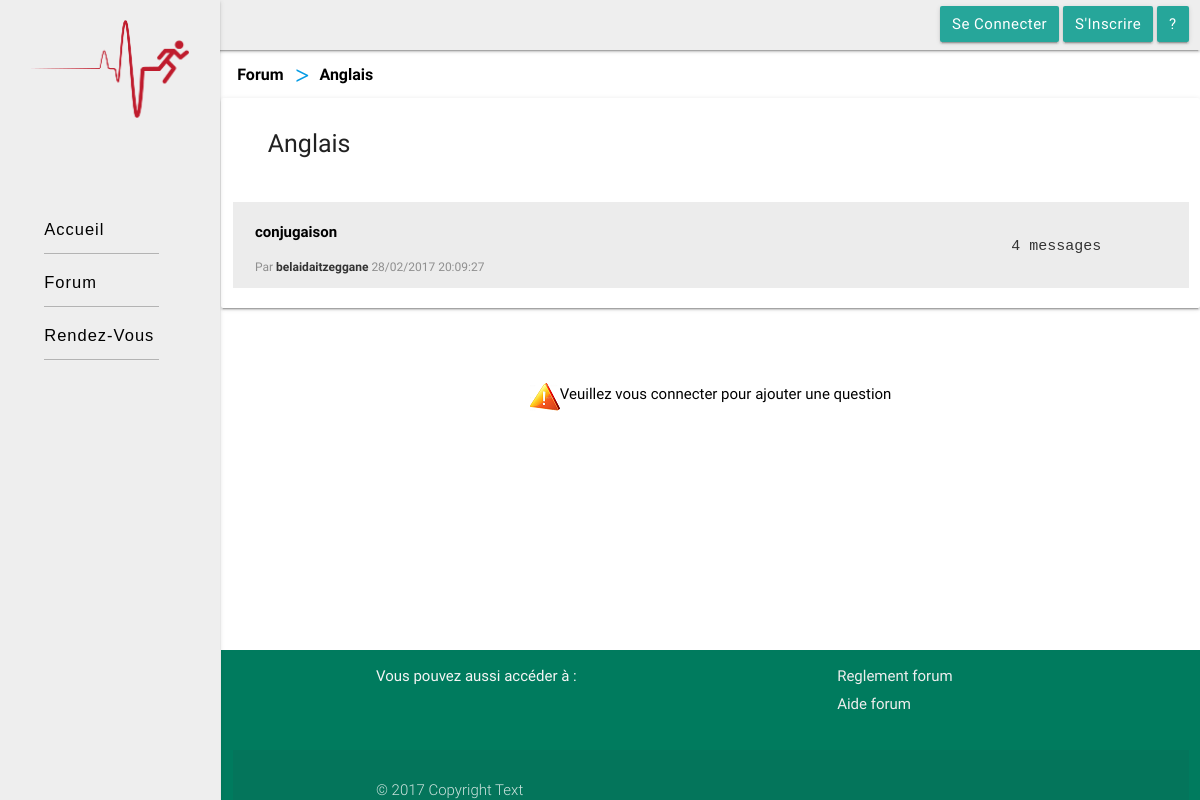
/Forum/Question/?domaine=Anglais&page=1, run on the app's committed database.
### tables this page shows
CREATE TABLE `question` (
  `id_question` int(11) NOT NULL,
  `nom_domaine` varchar(50) NOT NULL,
  `email` varchar(50) NOT NULL,
  `titre_quest` varchar(50) NOT NULL,
  `question` text NOT NULL,
  `supprime` tinyint(1) DEFAULT '0',
  `date_quest` datetime NOT NULL
);

CREATE TABLE `user` (
  `email` varchar(50) NOT NULL,
  `type` char(1) NOT NULL DEFAULT 'u',
  `nom` varchar(50) NOT NULL,
  `prenom` varchar(50) NOT NULL,
  `pseudo` varchar(50) NOT NULL,
  `age` int(11) NOT NULL,
  `mdp` varchar(50) NOT NULL,
  `bloquer` tinyint(1) DEFAULT '0'
);

### Forum/Question/index.php (the view, shortened to what this page needs)
<?php
  if (isset($_GET["domaine"])){
    try{
        $pdo_options[PDO::ATTR_ERRMODE] = PDO::ERRMODE_EXCEPTION;
        $bdd = new PDO('mysql:host=localhost;dbname=project', 'root', '', $pdo_options);
        $bdd->exec('set names utf8');
        $rep = $bdd->prepare('SELECT nom_domaine FROM domaine WHERE nom_domaine=?');
        $rep->execute(array(htmlspecialchars($_GET["domaine"])));
        if ($data = $rep->fetch()){
?>
    <!DOCTYPE html>
        <html lang="fr">
        <head>
            <link rel="stylesheet" type="text/css" href="../../framework/materialize.min.css">
            <link rel="stylesheet" type="text/css" href="../../assets/css/main.css">
            <link rel="stylesheet" type="text/css" href="../../assets/css/Theme.css">
            <link rel="stylesheet" type="text/css" href="../../assets/css/breadcrumb.css">
            <link rel="stylesheet" href="../../assets/css/editeurThemeUser.css">
            <link rel="stylesheet" href="../../fonts/roboto/material-icons.css">
        </head>
        <body>
<?php
    echo '
    <div class="row" id="complete">
        <div id="slide-out" class="side-nav fixed col l3 s2 #eeeeee grey lighten-3">
                <div id="logo">
                    <img src="../../img/stro.jpg" class="responsive-img" alt="">
                </div>
                <a class="btn_menu" href="../../" >Accueil</a>
                <a class="btn_menu" href="../" >Forum</a>
                <a class="btn_menu" href="../../Rendez-Vous/">Rendez-Vous</a>
        </div>
        <div id="principale" class="col s12">';
    if (isset($_SESSION["pseudo"])){
        echo '
        <nav id="topBar" class="#eeeeee grey lighten-3" style="height: 50px;line-height: 46px;">
            <div class="nav-wrapper">
                <div class="col s12 right-align">
                    <div id="connect">';
                    echo '<a  class="hide-on-small-only btn  waves-effect waves-light" href="#modal2" style="margin-right:4px">deconnecter</a>';
                    echo '<a href="../Compte/"  class="hide-on-small-only btn waves-effect waves-light">compte</a>
                        <a href="../Aide/" class="aide hide-on-small-only btn waves-effect waves-light">?</a>
                        <button id="paramaitre" class="hide-on-med-and-up btn waves-effect waves-light">&#128315;</button>
                            <div id="listParamaitre" class="card-panel">
                                <p id="fleche">&#128314;</p>
                                <a href="../Compte/" >Compte</a>
                                <a href="#modal2" >Deconnecter</a>
                                <a href="../Aide/" class="aide" >Aide</a>
                            </div>';
                echo '</div>
                </div>
            </div>
        </nav>';
        echo '<div id="modal2" class="modal">
                <div class="modal-content" style="border-bottom:1px solid gray;">
                    <h4 class="black-text left-align">Voulez-vous vraiment vous déconnecter?</h4>
                </div>
                <div class="modal-footer">';
                    echo '<a href="../../fonction/deconnection.php?domaine='. htmlspecialchars($_GET["domaine"]) .'" class="white-text modal-action modal-close waves-effect waves-green btn deep-light lighten-1">deconnecter</a>';
                    echo '<a href="" class="white-text modal-action modal-close waves-effect waves-light btn deep-light lighten-1" style="margin-right:6px">Annuler</a>
                </div>
            </div>';
    }
  else{
    echo '
                <nav id="topBar" class="#eeeeee grey lighten-3" style="height: 50px; line-height: 46px;">
                    <div class="nav-wrapper">
                        <div class="col s12 right-align">
                            <div id="connect">
                                <a href="#modal1"  class="hide-on-small-only btn waves-effect waves-light">Se connecter</a>
                                <a href="../Inscription/"  class="hide-on-small-only btn waves-effect waves-light">S\'inscrire</a>
                                <a href="../Aide/" class="hide-on-small-only btn aide waves-effect waves-light">?</a>
                            </div>
                        </div>
                    </div>
                </nav>
                <div id="modal1" class="modal modal-fixed-footer">
                                <input type="hidden" name="domaine" value="'. htmlspecialchars($_GET["domaine"]) .'">
                </div>';
  }
    echo '<div class="chemin">
                <a href="../" class="breadcrumb black-text" >Forum</a>
                <a href="" class="breadcrumb black-text">'. htmlspecialchars($_GET["domaine"]) .'</a>
            </div>';
    include("../../fonction/listTheme.php");
    if (isset($_SESSION["pseudo"])){
        echo '
            <div class="col l10 offset-l1 m11 s12 row" style="margin-top: 50px;">
                <ul class="collapsible" data-collapsible="accordion">
                    <li>
                      <div class="collapsible-header" >Poser une question</div>
                      <div class="collapsible-body">
                          <iframe src="../../part/editeur.php" id="editor" width="100%" sandbox="allow-same-origin allow-scripts allow-forms"></iframe>
                      </div>
                    </li>
                  </ul>
            </div>';
    }
    else{
            echo '<div class="col s12" style="margin-top:60px;margin-bottom:30px;">
                    <a href="#modal1" class="center-align white black-text " style="display:flex; flex-direction:row; justify-content:center;">
                      <img src="../../img/alerte.png" style="width: 30px;vertical-align: middle;">
                      <span class="center-align tooltipped" data-position="bottom" data-delay="50" data-tooltip="Cliquer pour vous connecter">Veuillez vous connecter pour ajouter une question</span>
                    </a>
                  </div>';
        }
  ?>
    <footer id="footer" class="page-footer #9e9e9e grey col l12 m12 s12">
        <div class="container">
            <div class="row">
                <div class="col l6 s12">
                    <p class="grey-text text-lighten-4">Vous pouvez aussi accéder à :</p>
                </div>
                <div class="col l4 offset-l2 s12">
                    <ul>
                        <li style="margin-bottom:5px;"><a class="grey-text text-lighten-3" href="../Reglement/" >Reglement forum</a></li>
                        <li><a class="grey-text text-lighten-3 aide" href="../Aide/" >Aide forum</a></li>
                    </ul>
                </div>
            </div>
        </div>
        <div class="footer-copyright">
            <div class="container">
                <p>© 2017 Copyright Text</p>
            </div>
        </div>
    </footer>
</div>
</div>
<?php
            include("../../fonction/toast.php");
        }
        else{
            header('location: ../../Erreur.html');
        }
    }
    catch (Exception $e){
         die('Erreur : ' . $e->getMessage());
    }
  }
  else{
      header('location: ../../Erreur.html');
  }
?>

### fonction/listTheme.php (shortened to what this page needs)
<?php
    echo '
    <div id="listObjet" class="col l12 s12 row card-panel">
        <div id="titleTheme" class="col s4 row">
            <h1>'. htmlspecialchars($_GET["domaine"]) .'</h1>
        </div>';
    try{
         $pdo_options[PDO::ATTR_ERRMODE] = PDO::ERRMODE_EXCEPTION;
         $bdd = new PDO('mysql:host=localhost;dbname=project', 'root', '', $pdo_options);
         $bdd->exec('set names utf8');
         $msgParPage=10;
         $pageActuelle=intval($_GET['page']);
        $premiereEntree=($pageActuelle-1)*$msgParPage;
         $req = $bdd->prepare('SELECT q.id_question, q.supprime, titre_quest, DATE_FORMAT(date_quest, "%d/%m/%Y %H:%i:%s") AS date_q, pseudo FROM question q,user u WHERE q.email=u.email AND nom_domaine=? AND q.supprime=0 ORDER BY date_quest ASC LIMIT '.$premiereEntree.', '.$msgParPage.'');
         $req->execute(array(htmlspecialchars($_GET["domaine"])));
            echo '<div id="listQuest">';
            while ($donnees = $req->fetch()){
                echo '
                <div class="col s12 row question">
                    <div class="col s9">
                    <a href="./Reponse/?domaine='. htmlspecialchars($_GET["domaine"]) .'&id_quest='. $donnees["id_question"] .'&page=1">';
                      echo '<h3>'. htmlspecialchars($donnees["titre_quest"]) .'</h3>
                            <p>Par <strong>'. $donnees["pseudo"].'</strong> '. $donnees["date_q"] .'</p>
                        </a>
                    </div>
                    <div class="col s3 nbMessage">';
                    $reponse = $bdd->prepare('SELECT id_question, COUNT(DISTINCT id_rep) AS nbrep FROM reponse r WHERE id_question=? AND supprime=0 GROUP BY id_question');
                    $reponse->execute(array($donnees["id_question"]));
                    if ($data = $reponse->fetch()){
                        if ($data["nbrep"]>1){
                            echo '
                                <pre>'. ($data["nbrep"]+1) .' messages </pre>';
                        }
                        else{
                            echo '<pre>'. ($data["nbrep"]+1) .' messages</pre>';
                        }
                    }
                    else { echo '<pre>1 message </pre>'; }
                echo '</div>
                </div>';
            }
            echo '</div>';
        }
        catch (Exception $e){
             die('Erreur : ' . $e->getMessage());
        }
    echo '</div>';
?>

### assets/css/main.css (style rules this page uses)
body { margin: 0; padding: 0; }
#complete { display: flex; flex-direction: row; margin: 0px; }
#slide-out { display: flex; flex-direction: column; }
#logo { margin: 20px; margin-bottom: 80px; }
#slide-out .btn_menu { text-decoration: none; color: #000; font-size: 1.1em; margin-left: 1.5em; margin-bottom: 5px; margin-right: 2.5em; padding: 0em 0.5em; border-radius: 0.4em; font-family: "Fira Sans", "Source Sans Pro", Helvetica, Arial, sans-serif; letter-spacing: 1px; }
#slide-out .btn_menu:after { content: ''; border-bottom: solid 1px; border-color: #171E29; border-color: rgba(0, 0, 0, 0.25); box-shadow: inset 0px 1px 0px 0px rgba(255, 255, 255, 0.075), 0px 1px 0px 0px rgba(255, 255, 255, 0.075); display: block; }
#principale { margin-bottom: 0px; padding-right: 0px; }
#topBar { position: absolute; left: 0px; }
@media screen and (min-width:993px) { #principale { margin-left: 210px; } }
.btn, .btn-flat { text-transform: capitalize; }
#footer { background: #007b5e !important; }
#footer a { color: #ffffff; text-decoration: none !important; background-color: transparent; -webkit-text-decoration-skip: objects; }
html, div, map, dt, isindex, form { display: block; }

### assets/css/Theme.css (style rules this page uses)
#listObjet { display: flex; flex-direction: column; justify-content: center; }
#titleTheme { margin-left: 2vw; }
#titleTheme h1 { font-size: 25px; white-space: nowrap; }
.question { background: #ececec; color: #333; }
.question>div>a>h3 { font-size: 15px; font-weight: bold; white-space: nowrap; text-overflow: ellipsis; overflow: hidden; color: black; }
.question div:last-child { margin-top: 2%; }
.question>div>a>p { color: rgba(51,51,51,.5); font-size: 12px; white-space: nowrap; text-overflow: ellipsis; overflow: hidden }
.question>div>a>p>strong { color: #333; font-weight: bold; }
.nbMessage pre { text-align: center; text-overflow: ellipsis; white-space: pre-wrap; overflow: hidden; }

### assets/css/breadcrumb.css (style rules this page uses)
.breadcrumb { font-size: 16px; font-weight: 700; text-overflow: ellipsis; white-space: pre-wrap; overflow: hidden; }
.chemin { margin-top: 53px; margin-left: 16px; }
.breadcrumb:before { content: '>'; font-weight: bold; color: #039be5; vertical-align: sub; }
#connect a { padding: 0px 12px; }

### data on the page
question: titre_quest "conjugaison", email.pseudo "belaidaitzeggane", date_q "28/02/2017 20:09:27", nbrep "4"

### other printed values
$_GET["domaine"] "Anglais"
